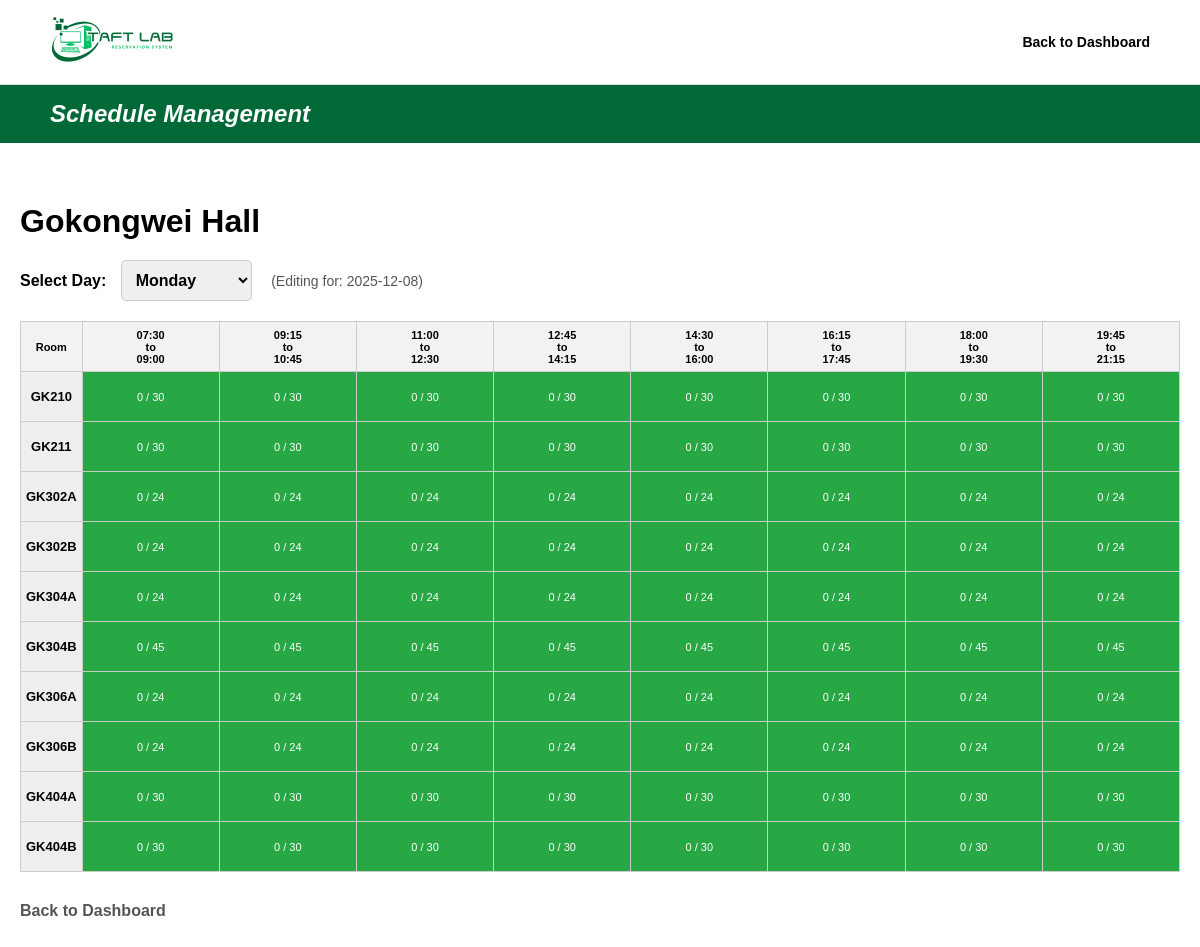
Screenshot of /Webpages/edit-schedule.php?id=101 with the database file from the repository.
### tables this page shows
CREATE TABLE building(
    building_id INT AUTO_INCREMENT PRIMARY KEY,
    building_code VARCHAR(10) NOT NULL,
    building_name VARCHAR(45) NOT NULL
);

CREATE TABLE laboratory(
    lab_id INT AUTO_INCREMENT PRIMARY KEY,
    building_id INT NOT NULL,
    room_code VARCHAR(10) NOT NULL,
    capacity INT NOT NULL, 
    status ENUM('Active', 'Maintenance', 'Closed') NOT NULL DEFAULT 'Active',
    FOREIGN KEY (building_id) REFERENCES building(building_id) ON DELETE RESTRICT ON UPDATE CASCADE,
    UNIQUE(building_id, room_code)
);

### Webpages/edit-schedule.php (the view, shortened to what this page needs)
<?php
include "db.php";
$building_id = isset($_GET['id']) ? intval($_GET['id']) : 0;
$selected_day = isset($_GET['day']) ? $_GET['day'] : "Monday";
$target_date = date('Y-m-d', strtotime("next $selected_day"));
$sql_building = "SELECT building_name FROM building WHERE building_id = $building_id";
$result_building = $conn->query($sql_building);
$building_name = ($result_building->num_rows > 0) ? $result_building->fetch_assoc()['building_name'] : "Unknown Building";
$sql_rooms = "SELECT lab_id, room_code, capacity FROM laboratory WHERE building_id = $building_id ORDER BY room_code";
$result_rooms = $conn->query($sql_rooms);
$time_slots = [
    ["07:30:00", "09:00:00"], ["09:15", "10:45:00"], ["11:00:00", "12:30:00"],
    ["12:45:00", "14:15:00"], ["14:30:00", "16:00:00"], ["16:15:00", "17:45:00"],
    ["18:00:00", "19:30:00"], ["19:45:00", "21:15:00"]
];
$days_of_week = ["Monday", "Tuesday", "Wednesday", "Thursday", "Friday", "Saturday"];
?>
<!DOCTYPE html>
<html lang="en">
<head>
    <link rel="stylesheet" href="scheduleManagement.css">
</head>
<body>
    <header>
        <div class="logo"><img src="images/taftlab-logo.png" alt="Taft Lab Logo"></div>
        <div class="header-right">
            <nav><ul><li><a href="scheduleManagement.php">Back to Dashboard</a></li></ul></nav>
        </div>
    </header>
    <div class="title-bar"><h1>Schedule Management</h1></div>
    <div class="edit-container">
        <h2 class="building-title"><?php echo $building_name; ?></h2>
        <div class="day-selector">
            <label for="daySelect" style="font-weight:bold; margin-right:10px;">Select Day:</label>
            <select id="daySelect" onchange="changeDay(this.value)">
                <?php foreach($days_of_week as $day): ?>
                    <option value="<?php echo $day; ?>" <?php if($selected_day == $day) echo 'selected'; ?>>
                        <?php echo $day; ?>
                    </option>
                <?php endforeach; ?>
            </select>
            <span style="margin-left: 15px; font-size: 14px; color: #555;">(Editing for: <?php echo $target_date; ?>)</span>
        </div>
        <div id="tableView">
            <table class="schedule-table">
                <thead>
                    <tr>
                        <th>Room</th>
                        <?php foreach ($time_slots as $slot) echo "<th>" . substr($slot[0], 0, 5) . "<br>to<br>" . substr($slot[1], 0, 5) . "</th>"; ?>
                    </tr>
                </thead>
                <tbody>
                    <?php
                    if ($result_rooms->num_rows > 0) {
                        while($row = $result_rooms->fetch_assoc()) {
                            $room = $row['room_code'];
                            $capacity = $row['capacity'];
                            echo "<tr><td>" . $room . "</td>";
                            foreach($time_slots as $slot) {
                                $start = $slot[0]; $end = $slot[1];
                                $status = "Available";
                                $subject = "";
                                $count = 0;
                                $class = "status-available";
                                if ($status == "Unavailable") {
                                    $class = "status-unavailable";
                                    $displayText = $capacity . " / " . $capacity;
                                } elseif ($status == "Class Ongoing") {
                                    $class = "status-ongoing";
                                    $displayText = "Class Ongoing<br>(" . $subject . ")";
                                } else {
                                    $displayText = $count . " / " . $capacity;
                                }
                                echo "<td class='$class'
                                          onclick=\"openEditForm('$room', '$capacity', '$start', '$end', '$status', '$subject', '$count')\">
                                          $displayText
                                      </td>";
                            }
                            echo "</tr>";
                        }
                    }
                    ?>
                </tbody>
            </table>
            <a href="scheduleManagement.php" style="color: #555; text-decoration: none; font-weight: bold;">Back to Dashboard</a>
        </div>
    </div>
</body>
</html>

### Webpages/scheduleManagement.css (style rules this page uses)
* { margin: 0; padding: 0; box-sizing: border-box; font-family: 'Montserrat', sans-serif, Arial; text-decoration: none; list-style: none; }
body { background-color: #ffffff; }
header { display: flex; justify-content: space-between; align-items: center; padding: 15px 50px; background-color: white; border-bottom: 1px solid #ddd; }
.logo img { height: 50px; }
.header-right { display: flex; align-items: center; gap: 20px; }
nav ul { display: flex; gap: 20px; }
nav ul li a { color: black; font-weight: 600; font-size: 14px; }
.title-bar { background-color: #006937; padding: 15px 50px; color: white; margin-bottom: 30px; }
.title-bar h1 { font-size: 24px; font-weight: 700; font-style: italic; }

### Webpages/edit-schedule.php (style rules this page uses)
.edit-container { max-width: 1400px; margin: 40px auto; padding: 20px; }
.building-title { font-size: 2rem; font-weight: 800; margin-bottom: 20px; }
.day-selector { margin-bottom: 20px; }
.day-selector select { padding: 10px; font-size: 16px; border-radius: 5px; border: 1px solid #ccc; font-weight: bold; }
.schedule-table { width: 100%; border-collapse: collapse; margin-bottom: 30px; }
.schedule-table th, .schedule-table td { border: 1px solid #ccc; padding: 5px; text-align: center; font-size: 11px; height: 50px; }
.schedule-table th { background-color: #f2f2f2; font-weight: 700; }
.schedule-table td:first-child { font-weight: 800; background-color: #eee; width: 60px; font-size: 13px; }
.status-available { background-color: #28a745; color: white; cursor: pointer; }

### rows the page displays
building: building_name "Gokongwei Hall"
laboratory: room_code "GK210", capacity "0 / 30"
laboratory: room_code "GK211", capacity "0 / 30"
laboratory: room_code "GK302A", capacity "0 / 24"
laboratory: room_code "GK302B", capacity "0 / 24"
laboratory: room_code "GK304A", capacity "0 / 24"
laboratory: room_code "GK304B", capacity "0 / 45"
laboratory: room_code "GK306A", capacity "0 / 24"
laboratory: room_code "GK306B", capacity "0 / 24"
laboratory: room_code "GK404A", capacity "0 / 30"
laboratory: room_code "GK404B", capacity "0 / 30"

### other values shown
$target_date "2025-12-08"
substr($slot[0], 0, 5) "07:30"
substr($slot[1], 0, 5) "09:00"
substr($slot[0], 0, 5) "09:15"
substr($slot[1], 0, 5) "10:45"
substr($slot[0], 0, 5) "11:00"
substr($slot[1], 0, 5) "12:30"
substr($slot[0], 0, 5) "12:45"
substr($slot[1], 0, 5) "14:15"
substr($slot[0], 0, 5) "14:30"
substr($slot[1], 0, 5) "16:00"
substr($slot[0], 0, 5) "16:15"
substr($slot[1], 0, 5) "17:45"
substr($slot[0], 0, 5) "18:00"
substr($slot[1], 0, 5) "19:30"
